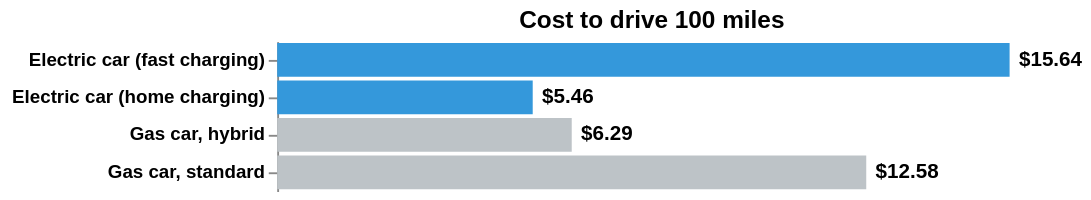

Here is the notebook cell this chart was saved with:
### Markdown cell above
### Checkpoint 5: Remove X axis and Y axis title

To remove axes, we need to change encoding syntax from
```
x='cost:Q'
```
to
```
alt.X('cost:Q')
```
after that you can chain the following to remove the axis completely
```
.axis(None)
```
or if you only want to remove the title of the axis, you may use
```
.title(None)
```

### Code cell
# TODO: Remove axes
# Copy the code from checkpoint 3
# Make necessary changes to remove the X axes completely, and title of the Y axis
# 1. Update the base chart to remove the x-axis and y-axis title
base = alt.Chart(viz_data).encode(
    x=alt.X('cost:Q').axis(None),           # Removes the entire x-axis (ticks, labels, and title)
    y=alt.Y('vehicle_type:N').title(None)   # Keeps the vehicle labels but removes the "vehicle_type" title
).properties(
    title='Cost to drive 100 miles',
    width=400
)

# 2. Re-apply the bar and text marks (they inherit the new base settings)
bars = base.mark_bar().encode(
    color=alt.Color('category:N').scale(
        domain=['electric', 'gas'],
        range=['#3498db', '#bdc3c7']
    ).legend(None)
)

text = base.mark_text(
    align='left',
    dx=5,
    fontWeight='bold'
).encode(
    text=alt.Text('cost:Q', format='$.2f')
)

# 3. Final layering with Checkpoint 4 configurations
final_chart = (bars + text).configure_axis(
    grid=False,
    labelFontWeight='bold'
).configure_view(
    stroke=None
)

final_chart.display()

### Figure 1 — Vega-Lite specification as saved in the notebook (floating-point values rounded to 4 significant figures)
{"config": {"view": {"continuousWidth": 300, "continuousHeight": 300, "stroke": null}, "axis": {"grid": false, "labelFontWeight": "bold"}}, "layer": [{"mark": {"type": "bar"}, "encoding": {"color": {"field": "category", "legend": null, "scale": {"domain": ["electric", "gas"], "range": ["#3498db", "#bdc3c7"]}, "type": "nominal"}, "x": {"axis": null, "field": "cost", "type": "quantitative"}, "y": {"field": "vehicle_type", "title": null, "type": "nominal"}}, "title": "Cost to drive 100 miles"}, {"mark": {"type": "text", "align": "left", "dx": 5, "fontWeight": "bold"}, "encoding": {"text": {"field": "cost", "format": "$.2f", "type": "quantitative"}, "x": {"axis": null, "field": "cost", "type": "quantitative"}, "y": {"field": "vehicle_type", "title": null, "type": "nominal"}}, "title": "Cost to drive 100 miles"}], "data": {"name": "data-7bda8b2e114ab2ce6e88943cf463a6bc"}, "width": 400, "$schema": "https://vega.github.io/schema/vega-lite/v6.1.0.json", "datasets": {"data-7bda8b2e114ab2ce6e88943cf463a6bc": [{"vehicle_type": "Electric car (home charging)", "cost": 5.457, "category": "electric"}, {"vehicle_type": "Gas car, hybrid", "cost": 6.29, "category": "gas"}, {"vehicle_type": "Gas car, standard", "cost": 12.58, "category": "gas"}, {"vehicle_type": "Electric car (fast charging)", "cost": 15.64, "category": "electric"}]}}
